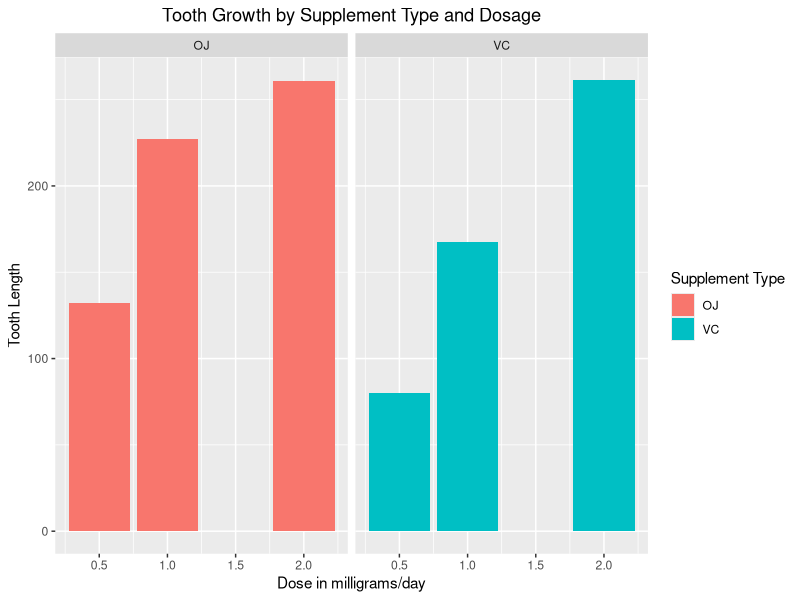
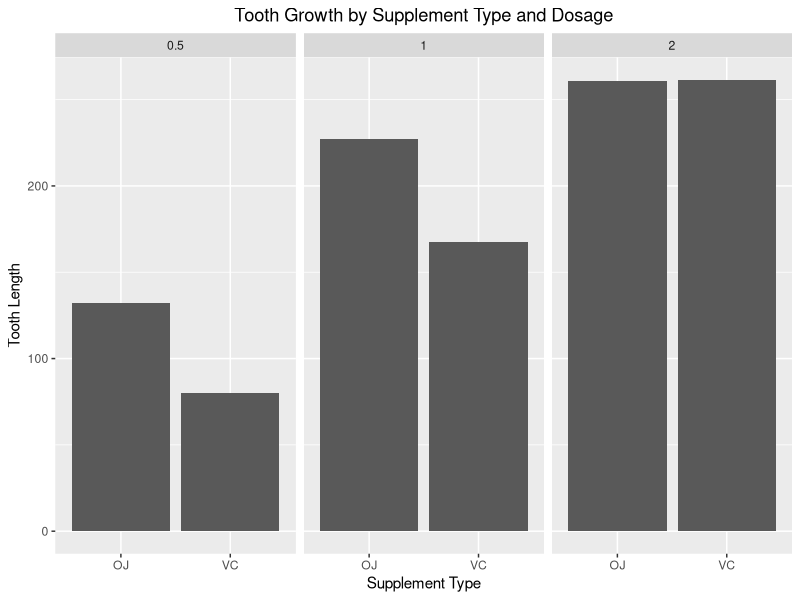

Source code (R) for these figures, in order:
#Part 2: Basic Inferential Data Analysis

library(datasets)
library(ggplot2)

#Load the ToothGrowth data.
datasets::ToothGrowth
ToothGrowth <- data.frame(datasets::ToothGrowth)

#Summary of the dataset: ToothGrowth.
#This dataset shows Effect of Vitamin c on Tooth Growth in Guinea Pigs.
#The response is the length of odontoblasts (cells responsible for tooth growth) in 60 guinea pigs. Each animal received one of three dose levels of vitamin C (0.5, 1, and 2 mg/day) by one of two delivery methods, (orange juice or ascorbic acid (a form of vitamin C and coded as VC).
#A data frame with 60 observations on 3 variables.
#The first variable Tooth length ('len') is	numeric	 
#The second variable Supplement type (supp) is a factor variable with levels	(VC or OJ).
# The third variable Dose(dose) is numeric	and shows the Dose in milligrams/day
summary(ToothGrowth)

#Basic exploratory data analyses
#The plot below shows the effect of the dosage of supplement on the Tooth Lengh. 
ggplot(data=ToothGrowth,aes(x=dose,y=len, fill=supp))  + geom_bar(stat = "identity") + 
  facet_grid(.~supp) + xlab("Dose in milligrams/day") + ylab("Tooth Length") + 
  guides(fill=guide_legend(title="Supplement Type")) +
  ggtitle("Tooth Growth by Supplement Type and Dosage") + theme(plot.title = element_text(hjust = 0.5))
# It appears that there is a direct relationship in the increase in Tooth Length to the Dosage of supplement. 
# But we are unable to state which Supplement Type (OJ or VC) cause more tooth growth.

#The plot below shows the effect of the dosage of type of supplement on the Tooth Lengh. 
ggplot(data=ToothGrowth,aes(x=supp,y=len))  + geom_bar(stat = "identity") + 
  facet_grid(.~dose) + xlab("Supplement Type") + ylab("Tooth Length") + 
  ggtitle("Tooth Growth by Supplement Type and Dosage") + 
  theme(plot.title = element_text(hjust = 0.5))

# In this plot we observe that OJ supplement leads to better teeth growth for dosage quantities of 0.5 and 1, but is equal to VC supplement for dosage quantity of 2. Hence we cannot completely sure if the supplement type is the cause for difference in tooth length.



# Hypothesis tests to compare tooth growth by supplement type.. 
# We will try to find out if the observed difference tooth length between the guinea pigs who received OJ or VC is statistically different than zero.
# We will use a t.test to determine if there is a difference in the teeth length based on the supplement type.
# We will run the t.test based on supplement and check if the p-value > 0.05 and if the confidence interval includes 0.
t <- t.test(ToothGrowth$len[ToothGrowth$supp=="OJ"], ToothGrowth$len[ToothGrowth$supp=="VC"], paired = FALSE, var.equal = FALSE)
t

#We observe that the p-value using the above test is 0.06063 and Confidence Interval(-0.1710156  7.5710156), which includes 0.
#Hence we cannot believe that there is strong evidence to prove that observed difference tooth length between the guinea pigs who received OJ or VC is statistically different than zero.


# Hypothesis tests to compare tooth growth by dosage level.
# We will try to find out if the observed difference tooth length between the guinea pigs who received different dosage levels of supplement is statistically different than zero.
# We will do a paired testing between the dosage levels.

# Testing between dosage levels 1 and 0.5 milligrams/day
t_1_0.5 <- t.test(ToothGrowth$len[ToothGrowth$dose==1], ToothGrowth$len[ToothGrowth$dose==0.5], paired = FALSE, var.equal = TRUE)
t_1_0.5
# Testing between dosage levels 2 and 1 milligrams/day
t_2_1 <- t.test(ToothGrowth$len[ToothGrowth$dose==2], ToothGrowth$len[ToothGrowth$dose==1], paired = FALSE, var.equal = TRUE)
t_2_1
# Testing between dosage levels 2 and 0.5 milligrams/day
t_2_0.5 <- t.test(ToothGrowth$len[ToothGrowth$dose==2], ToothGrowth$len[ToothGrowth$dose==0.5], paired = FALSE, var.equal = TRUE)
t_2_0.5
# Based on three results above, the p-value for all three combinations is lower than the significance level 0.05. Hence we can say that difference tooth length between the guinea pigs who received different dosage levels of supplement is statistically different than zero.
# Or that there is direct relation between the tooth growth and dosage levels received.

# Conclusions and the assumptions for the conclusions
# Assumptions
# We assume that the guinea pigs were randomly assigned to one of the groups that received the supplement type(OJ and VC) and that they were sampled from a nearly normal population.

#Conclusion
#We can conclude the following results from our hypothesis testing
# 1. The supplement type(OJ or VC) has no effect on tooth growth. 
# Based on plot#2 we observe that OJ supplement leads to better teeth growth for dosage quantities of 0.5 and 1. But for dosage level 2: tooth growth caused by OJ is slightly lower to VC supplement.
# 2. Increased the dosage level leads to increased tooth growth. We observe that there is direct effect on the tooth growth caused by dosage levels, irrespective of the supplement type (OJ r VC).
